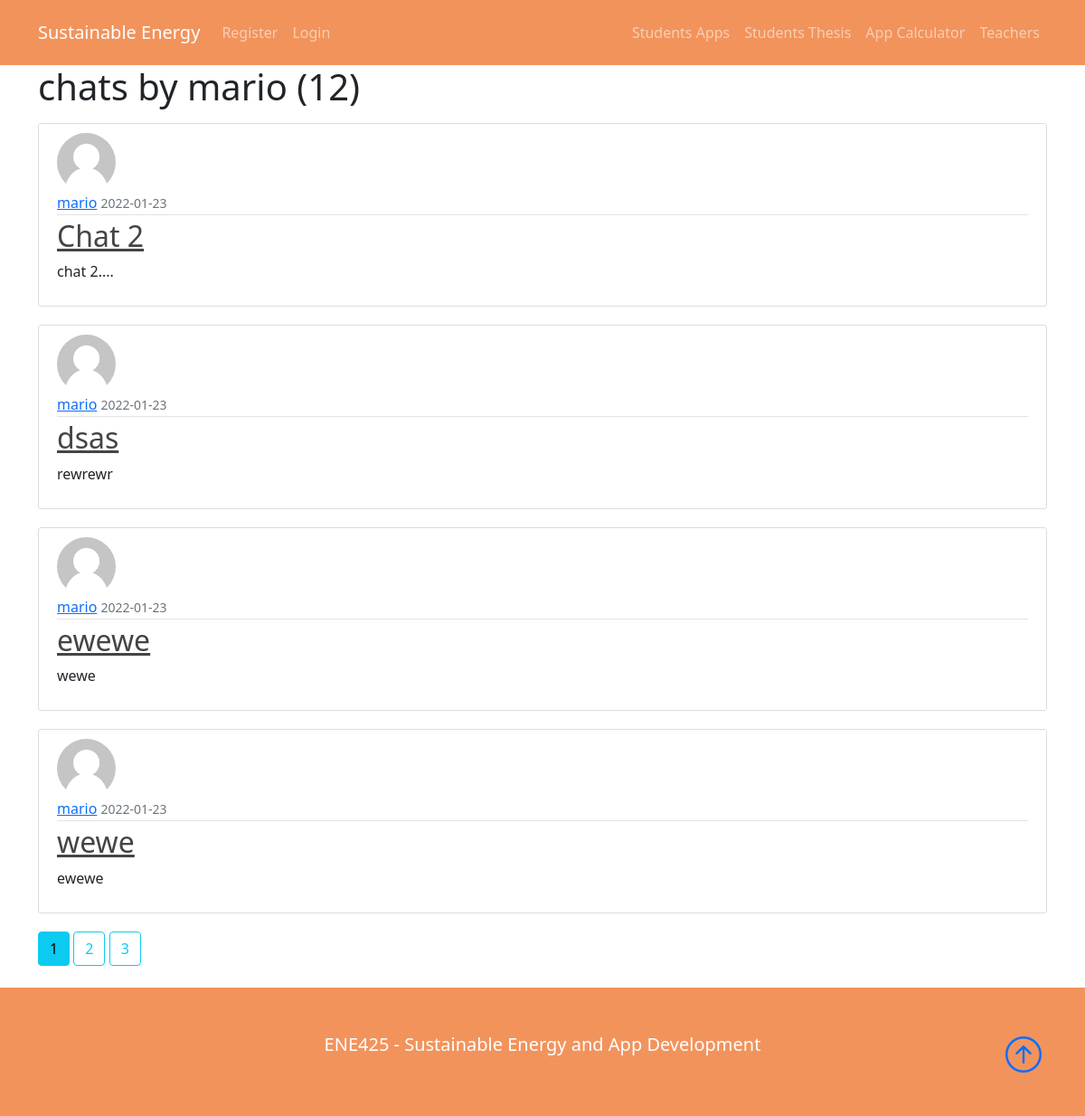
/chat/user/mario, run on the app's committed database.
### webse/models.py (models this page shows, shortened)
class User(db.Model, UserMixin):
    __tablename__= 'user'
    id = db.Column(db.Integer, primary_key=True)
    username = db.Column(db.String(20), unique=True, nullable=False)
    email = db.Column(db.String(120), unique=True, nullable=False)
    image_file = db.Column(db.String(20), nullable=False, default='default.jpg')
    password = db.Column(db.String(60), nullable=False)
    course = db.Column(db.String(60), unique=False, nullable=False)
    moduls = db.relationship('Moduls', backref='author', lazy=True)
    announcements = db.relationship('Announcement', backref='author', lazy=True)
    postsm = db.relationship('Chat', backref='author', lazy=True)

class Chat(db.Model):
    __tablename__= 'chat'
    id = db.Column(db.Integer, primary_key=True)
    title = db.Column(db.String(100), nullable=False)
    date_posted = db.Column(db.DateTime, nullable=False, default=datetime.utcnow)
    content = db.Column(db.Text, nullable=False)
    chat_module = db.Column(db.String(100), nullable=False)
    chat_group = db.Column(db.String(100), nullable=False)
    user_id = db.Column(db.Integer, db.ForeignKey('user.id'), nullable=False)

### webse/routes.py (the view)
@app.route("/chat/user/<string:username>")
def user_chats(username):
    page = request.args.get('page', 1, type=int)
    user = User.query.filter_by(username=username).first_or_404()
    chats = Chat.query.filter_by(author=user)\
        .order_by(Chat.date_posted.desc())\
        .paginate(page=page, per_page=4)
    return render_template('user_chats.html', chats=chats, user=user)

### webse/templates/user_chats.html
{% extends "layout.html" %}
{% block content %}
<div class="container">
    <h1 class="mb-3">chats by {{ user.username }} ({{ chats.total }})</h1>
    {% for chat in chats.items %}
        <article class="media content-section">
          <img class="rounded-circle article-img" src="{{ url_for('static', filename='profile_pics/' + chat.author.image_file) }}">
          <div class="media-body">
            <div class="article-metadata">
              <a class="mr-2" href="{{ url_for('user_chats', username=chat.author.username) }}">{{ chat.author.username }}</a>
              <small class="text-muted">{{ chat.date_posted.strftime('%Y-%m-%d') }}</small>
            </div>
            <h2><a class="article-title" href="{{ url_for('chat', chat_id=chat.id) }}">{{ chat.title }}</a></h2>
            <p class="article-content">{{ chat.content }}</p>
          </div>
        </article>
    {% endfor %}
    {% for page_num in chats.iter_pages(left_edge=1, right_edge=1, left_current=1, right_current=2) %}
      {% if page_num %}
        {% if chats.page == page_num %}
          <a class="btn btn-info mb-4" href="{{ url_for('user_chats', username=user.username, page=page_num) }}">{{ page_num }}</a>
        {% else %}
          <a class="btn btn-outline-info mb-4" href="{{ url_for('user_chats', username=user.username, page=page_num) }}">{{ page_num }}</a>
        {% endif %}
      {% else %}
        ...
      {% endif %}
    {% endfor %}
</div>
{% endblock content %}

### webse/templates/layout.html (shortened to what this page needs)
<html>
    <head>
    <link
      href="https://cdn.jsdelivr.net/npm/bootstrap@5.0.1/dist/css/bootstrap.min.css"
      rel="stylesheet"
    />
    <link
      rel="stylesheet"
      href="https://cdn.jsdelivr.net/npm/bootstrap-icons@1.3.0/font/bootstrap-icons.css"
    />
    <link
      href="https://api.mapbox.com/mapbox-gl-js/v2.1.1/mapbox-gl.css"
      rel="stylesheet"
    />
    <link rel="stylesheet" type="text/css" href="{{ url_for('static', filename='main.css') }}">
    <link
    rel="stylesheet"
    href="https://pro.fontawesome.com/releases/v5.10.0/css/all.css"
    />
    </head>
    <body>
<header class="site-header">
      <nav class="navbar navbar-expand-lg navbar-default.navbar-fixed-top navbar-dark py-3", style="background-color:#f2935c;">
        <div class="container">
          <a href="/" class="navbar-brand">Sustainable Energy</a>
            <div class="collapse navbar-collapse" id="navbarText_left">
                {% if current_user.is_authenticated %}
                    {% if current_user.email=='mblazquezdepaz@yahoo.es' %}
                    <ul class="navbar-nav mr-auto">
                      <li class="nav-item active">
                        <a class="nav-link" href="{{ url_for('new_announcement') }}">Announcement</a>
                      </li>
                      <li class="nav-item active">
                        <a class="nav-link" href="{{ url_for('new_chat') }}">New-Chat</a>
                      </li>
                      <li class="nav-item active">
                        <a class="nav-link" href="{{ url_for('chat_web') }}">*Chats-Web</a>
                      </li>
                      <li class="nav-item">
                        <a class="nav-link" href="{{ url_for('account') }}">Account</a>
                      </li>
                      <li class="nav-item">
                        <a class="nav-link" href="{{ url_for('statistics') }}">Statistics</a>
                      </li>
                      <li class="nav-item">
                        <a class="nav-link" href="{{ url_for('logout') }}">Logout</a>
                      </li>
                    </ul>
                    {% else %}
                    <ul class="navbar-nav mr-auto">
                      <li class="nav-item active">
                        <a class="nav-link" href="{{ url_for('new_chat') }}">New-Chat</a>
                      </li>
                      <li class="nav-item active">
                        <a class="nav-link" href="{{ url_for('chat_web') }}">Chats-Web</a>
                      </li>
                      <li class="nav-item">
                        <a class="nav-link" href="{{ url_for('account') }}">Account</a>
                      </li>
                      <li class="nav-item">
                        <a class="nav-link" href="{{ url_for('statistics') }}">Statistics</a>
                      </li>
                      <li class="nav-item">
                        <a class="nav-link" href="{{ url_for('logout') }}">Logout</a>
                      </li>
                    </ul>
                    {% endif %}
                {% else %}
                <ul class="navbar-nav mr-auto">
                  <li class="nav-item active">
                    <a class="nav-link" href="{{ url_for('register') }}">Register </a>
                  </li>
                  <li class="nav-item">
                    <a class="nav-link" href="{{ url_for('login') }}">Login</a>
                  </li>
                </ul>
                {% endif %}
            </div>
            <div class="collapse navbar-collapse" id="navbarText_right">
                <ul class="navbar-nav ms-auto">
                  <li class="nav-item active">
                    <a class="nav-link" href="#">Students Apps</a>
                  </li>
                  <li class="nav-item">
                    <a class="nav-link" href="#">Students Thesis</a>
                  </li>
                  <li class="nav-item">
                    <a class="nav-link" href="{{ url_for('app_calculator') }}">App Calculator</a>
                  </li>
                  <li class="nav-item">
                    <a class="nav-link" href="{{ url_for('teachers') }}">Teachers</a>
                  </li>
                </ul>
            </div>
        </div>
      </nav>
    </header>
    {% block content %}{% endblock %}
    <footer class="p-5  text-white text-center position-relative", style="background-color:#f2935c">
      <div class="container">
        <p class="lead">ENE425 - Sustainable Energy and App Development</p>
        <a href="#" class="position-absolute bottom-0 end-0 p-5">
          <i class="bi bi-arrow-up-circle h1"></i>
        </a>
      </div>
    </footer>
    </body>
</html>

### webse/static/main.css (style rules this page uses)
.content-section { background: #ffffff; padding: 10px 20px; border: 1px solid #dddddd; border-radius: 3px; margin-bottom: 20px; }
.article-title { color: #444444; }
.article-content { white-space: pre-line; }
.article-img { height: 65px; width: 65px; margin-right: 16px; }
.article-metadata { padding-bottom: 1px; margin-bottom: 4px; border-bottom: 1px solid #e3e3e3 }

### data on the page
User: username "mario"
Chat: image_file (placeholder picture), author.username "mario", date_posted "2022-01-23", title "Chat 2", content "chat 2...."
Chat: image_file (placeholder picture), author.username "mario", date_posted "2022-01-23", title "dsas", content "rewrewr"
Chat: image_file (placeholder picture), author.username "mario", date_posted "2022-01-23", title "ewewe", content "wewe"
Chat: image_file (placeholder picture), author.username "mario", date_posted "2022-01-23", title "wewe", content "ewewe"

### other printed values
{{ chats.total }} "12"
{{ page_num }} "1"
{{ page_num }} "2" "3"
